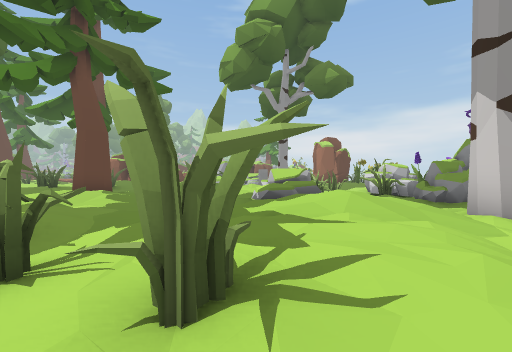
[1] (above)

24 first-person views from a walk through a scene from a Unity 3-D project. The camera is 1.3 m above the floor, looks level and sees 90° across. The floor is counted in squares, 2 m on a side. Each view is taken from the middle of a square. On the plan, view 1 faces up. The plan holds only what a view shows up to about 9 squares ahead; the rest is blank. The place goes on beyond the plan. The player is left out. Some surface patterns are stand-ins.

[2]
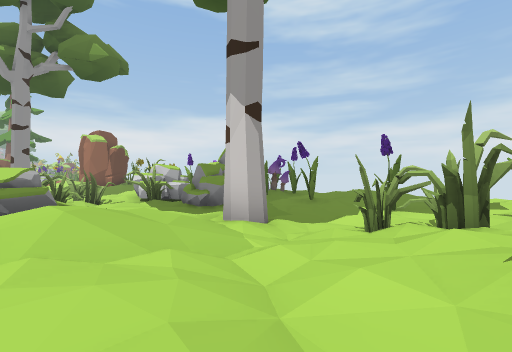

[3]
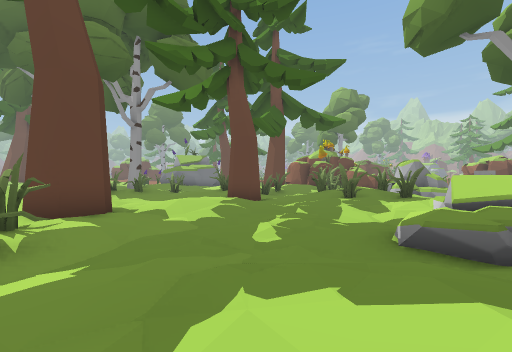

[4]
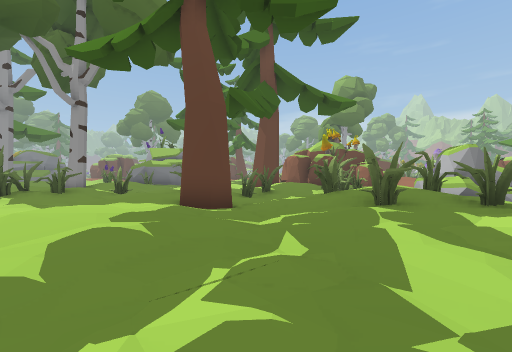

[5]
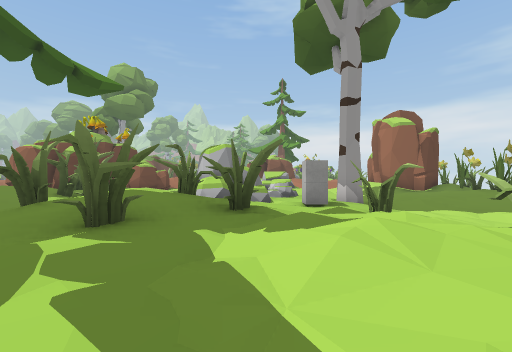

[6]
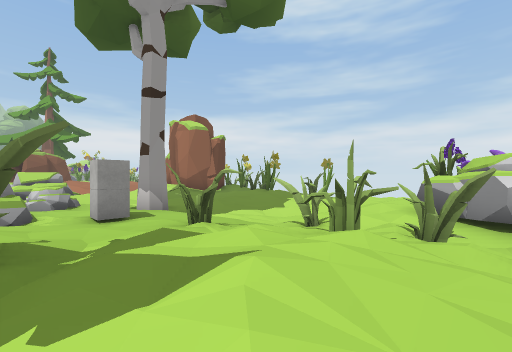

[7]
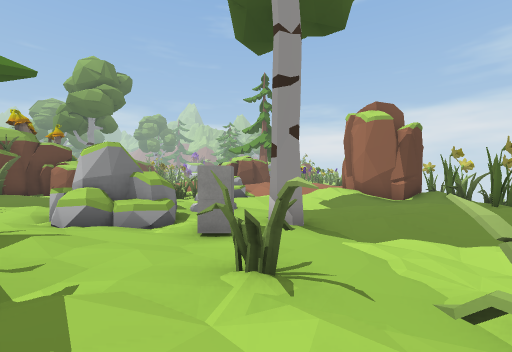

[8]
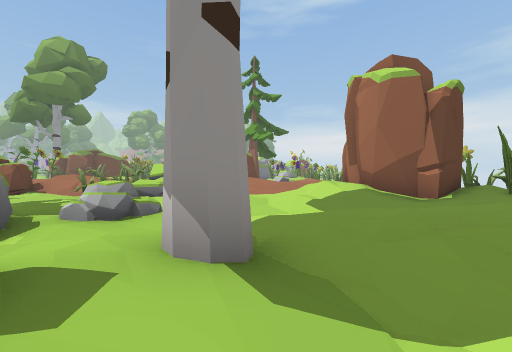

[9]
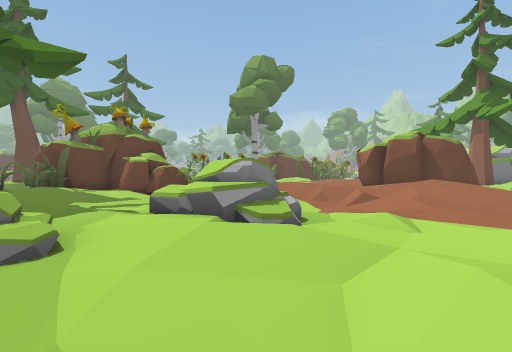

[10]
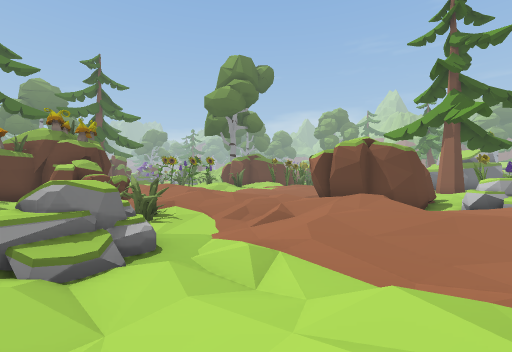

[11]
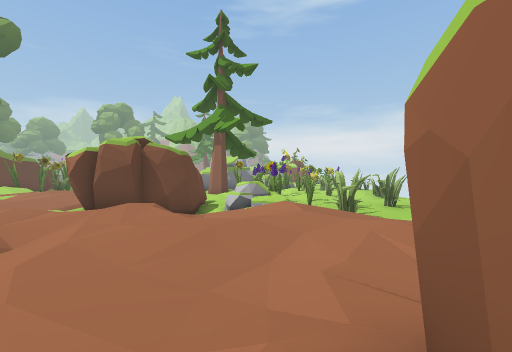

[12]
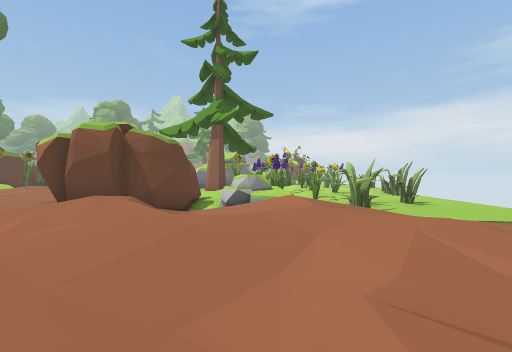

[13]
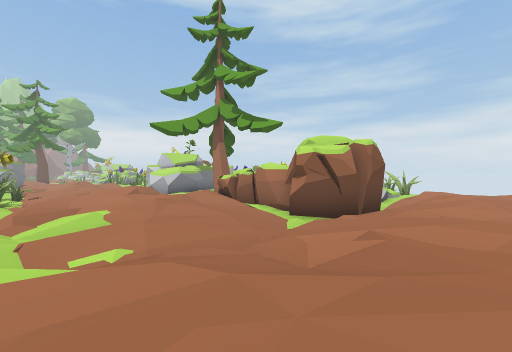

[14]
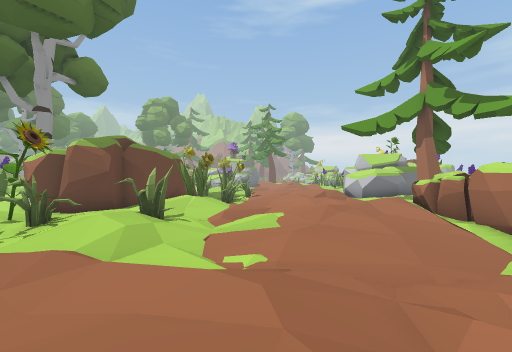

[15]
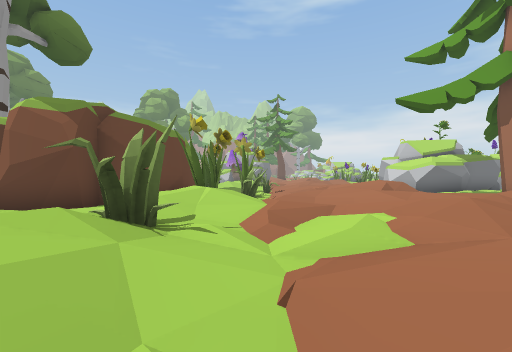

[16]
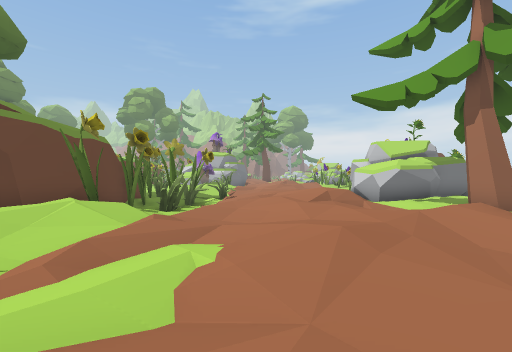

[17]
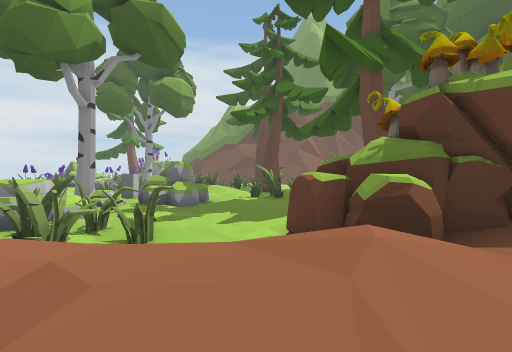

[18]
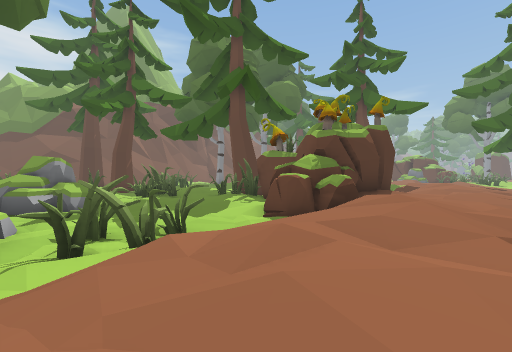

[19]
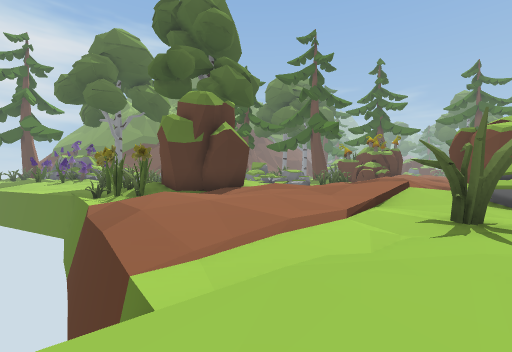

[20]
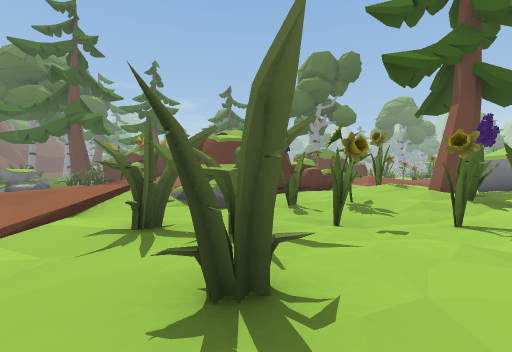

[21]
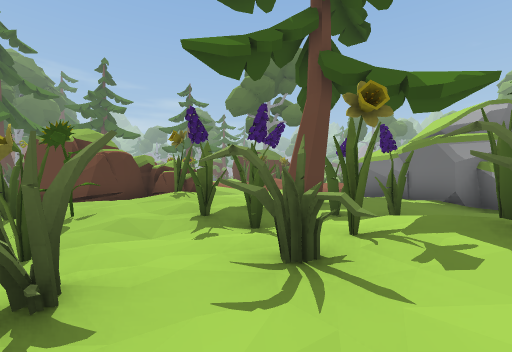

[22]
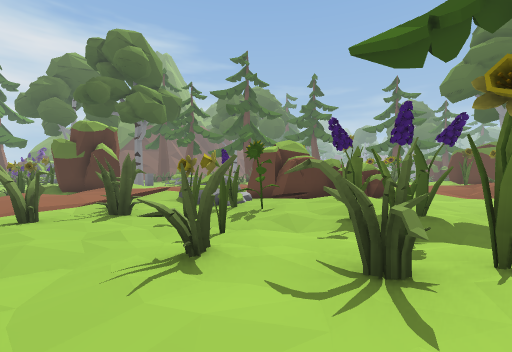

[23]
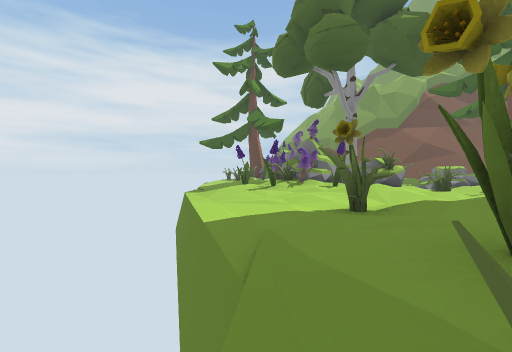

[24]
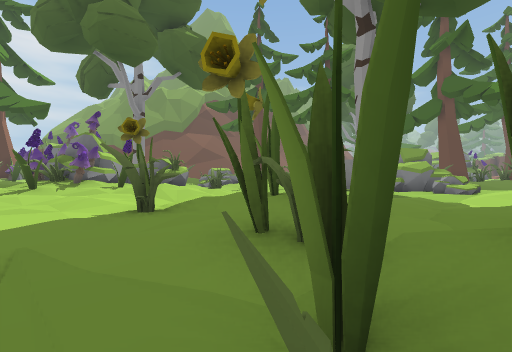

### Floor plan
Key: @ floor where view 1 was taken; # wall or solid block; x gap in a wall; . main floor; : floor 0.25 m higher than the main floor; - floor 0.25 m lower than the main floor; + floor 0.5 m higher than the main floor; _ floor 0.5 m lower than the main floor; * floor 0.75 m higher than the main floor; % floor 1 m higher than the main floor; & floor 1.25 m higher than the main floor; $ floor 1.75 m higher than the main floor; / step, stairs or slope; = window, fence, low wall or low ledge; ^ raised ledge; v drop or lower ground; T thing the floor can be seen under or through; O other object.
Columns run from 11 left of view 1 to 12 right of it. Each row starts with its distance up from view 1.
 37   #.#        ::: #
 36   #.  /*     ..#:+#
 35   #:#/+*&/+:.#...:#::
 34  ####:+*//:::.:##.#::
 33 ##*//:/*+++.: +//..#.
 32 #:*%++:**/*^  #/:-#--
 31 .:/+::+***##.:::#---.
 30 /++#:+**++####:.#--..--/
 29 ##%/::++::#  #/O .#x#.-/
 28  #////++:-# ##O$/-#----
 27   +/:..///###..//.#----
 26    ::+/.:+/+//.+*+.-_/
 25  *+ **//*+++*/++*::.-v
 24 *****%%/**++/++++*::.v
 23 ++%+///*/+:/:::.://::v
 22  ####=/ =/.-.:..:-  /v
 21    ###.###---/./##. -v
 20    ##/..##OOO./*####_v
 19    #::....OO/.:/####_v
 18   ###:..-..::-/..:##_
 17     #::.-..O.-..:.##v
 16     +:::OOO.--../#:./
 15     *#::OOO..#/-:::._v
 14     *## /O.O.-_-/..--v
 13     ::   x:..--------/
 12     #-:+%##:#-#-::..--v
 11   # ..://##+:.x.::...-v
 10   +#:..:://*+##.O#::#.v
  9 x#:::#.::::+:##OO O#::-v
  8 +:.:.:::.../O###OOOO:
  7 #:...:+:...OOO..OOOO
  6 #:.:.:+:....: .OO.:#
  5     :....../++/...#:+
  4      ##:...:*//#--.:+
  3       .##-.:+/.--.#.:
  2          #.::.::TT-.
  1           .#:/+/T
  0            @

Positions as (right, up) in squares from view 1, and headings:
1: (0, 0), facing up
2: (1, 1), facing up-right
3: (1, 3), facing up-left
4: (-1, 6), facing up-left
5: (-1, 8), facing up
6: (-1, 9), facing up-right
7: (1, 10), facing up
8: (2, 13), facing up
9: (3, 17), facing up-left
10: (4, 19), facing up-left
11: (4, 20), facing up
12: (4, 21), facing up
13: (-7, 24), facing up-right
14: (-6, 24), facing up
15: (-7, 27), facing up
16: (-5, 28), facing up
17: (-5, 25), facing down
18: (-1, 25), facing down-left
19: (11, 28), facing down-left
20: (10, 29), facing left
21: (9, 34), facing left
22: (9, 35), facing down-left
23: (9, 18), facing down
24: (9, 18), facing down-left
